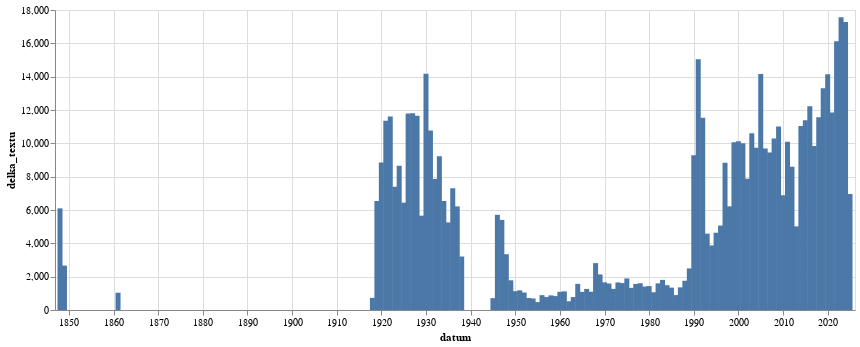

Here is the notebook cell this chart was saved with:
### Code cell
alt.Chart(
    df.filter(pl.col('datum').is_not_null()).sort(by='datum').group_by_dynamic(index_column='datum',every='1y').agg(pl.col('delka_textu').sum() / 1800).to_pandas(),
    width=800
).mark_bar().encode(
    alt.X('datum:T'),alt.Y('delka_textu:Q')
)

### Figure 1 — Vega-Lite specification as saved in the notebook (floating-point values rounded to 4 significant figures)
{"config": {"view": {"continuousWidth": 300, "continuousHeight": 300}}, "data": {"name": "data-029bdfa9cbe8cd1039a4475e02863bb5"}, "mark": {"type": "bar"}, "encoding": {"x": {"field": "datum", "type": "temporal"}, "y": {"field": "delka_textu", "type": "quantitative"}}, "width": 800, "$schema": "https://vega.github.io/schema/vega-lite/v5.8.0.json", "datasets": {"data-029bdfa9cbe8cd1039a4475e02863bb5": [{"datum": "1848-01-01T00:00:00", "delka_textu": 6099.0}, {"datum": "1849-01-01T00:00:00", "delka_textu": 2666.0}, {"datum": "1861-01-01T00:00:00", "delka_textu": 1037.0}, {"datum": "1918-01-01T00:00:00", "delka_textu": 726.9}, {"datum": "1919-01-01T00:00:00", "delka_textu": 6540.0}, {"datum": "1920-01-01T00:00:00", "delka_textu": 8848.0}, {"datum": "1921-01-01T00:00:00", "delka_textu": 11350.0}, {"datum": "1922-01-01T00:00:00", "delka_textu": 11610.0}, {"datum": "1923-01-01T00:00:00", "delka_textu": 7395.0}, {"datum": "1924-01-01T00:00:00", "delka_textu": 8661.0}, {"datum": "1925-01-01T00:00:00", "delka_textu": 6440.0}, {"datum": "1926-01-01T00:00:00", "delka_textu": 11780.0}, {"datum": "1927-01-01T00:00:00", "delka_textu": 11800.0}, {"datum": "1928-01-01T00:00:00", "delka_textu": 11650.0}, {"datum": "1929-01-01T00:00:00", "delka_textu": 5661.0}, {"datum": "1930-01-01T00:00:00", "delka_textu": 14180.0}, {"datum": "1931-01-01T00:00:00", "delka_textu": 10770.0}, {"datum": "1932-01-01T00:00:00", "delka_textu": 7864.0}, {"datum": "1933-01-01T00:00:00", "delka_textu": 9228.0}, {"datum": "1934-01-01T00:00:00", "delka_textu": 6539.0}, {"datum": "1935-01-01T00:00:00", "delka_textu": 5257.0}, {"datum": "1936-01-01T00:00:00", "delka_textu": 7305.0}, {"datum": "1937-01-01T00:00:00", "delka_textu": 6216.0}, {"datum": "1938-01-01T00:00:00", "delka_textu": 3209.0}, {"datum": "1945-01-01T00:00:00", "delka_textu": 709.9}, {"datum": "1946-01-01T00:00:00", "delka_textu": 5712.0}, {"datum": "1947-01-01T00:00:00", "delka_textu": 5406.0}, {"datum": "1948-01-01T00:00:00", "delka_textu": 3347.0}, {"datum": "1949-01-01T00:00:00", "delka_textu": 1783.0}, {"datum": "1950-01-01T00:00:00", "delka_textu": 1129.0}, {"datum": "1951-01-01T00:00:00", "delka_textu": 1180.0}, {"datum": "1952-01-01T00:00:00", "delka_textu": 1050.0}, {"datum": "1953-01-01T00:00:00", "delka_textu": 718.4}, {"datum": "1954-01-01T00:00:00", "delka_textu": 692.0}, {"datum": "1955-01-01T00:00:00", "delka_textu": 473.4}, {"datum": "1956-01-01T00:00:00", "delka_textu": 890.5}, {"datum": "1957-01-01T00:00:00", "delka_textu": 776.0}, {"datum": "1958-01-01T00:00:00", "delka_textu": 879.2}, {"datum": "1959-01-01T00:00:00", "delka_textu": 834.2}, {"datum": "1960-01-01T00:00:00", "delka_textu": 1091.0}, {"datum": "1961-01-01T00:00:00", "delka_textu": 1118.0}, {"datum": "1962-01-01T00:00:00", "delka_textu": 522.5}, {"datum": "1963-01-01T00:00:00", "delka_textu": 775.3}, {"datum": "1964-01-01T00:00:00", "delka_textu": 1570.0}, {"datum": "1965-01-01T00:00:00", "delka_textu": 1087.0}, {"datum": "1966-01-01T00:00:00", "delka_textu": 1264.0}, {"datum": "1967-01-01T00:00:00", "delka_textu": 1098.0}, {"datum": "1968-01-01T00:00:00", "delka_textu": 2811.0}, {"datum": "1969-01-01T00:00:00", "delka_textu": 2135.0}, {"datum": "1970-01-01T00:00:00", "delka_textu": 1658.0}, {"datum": "1971-01-01T00:00:00", "delka_textu": 1588.0}, {"datum": "1972-01-01T00:00:00", "delka_textu": 1267.0}, {"datum": "1973-01-01T00:00:00", "delka_textu": 1655.0}, {"datum": "1974-01-01T00:00:00", "delka_textu": 1616.0}, {"datum": "1975-01-01T00:00:00", "delka_textu": 1894.0}, {"datum": "1976-01-01T00:00:00", "delka_textu": 1328.0}, {"datum": "1977-01-01T00:00:00", "delka_textu": 1565.0}, {"datum": "1978-01-01T00:00:00", "delka_textu": 1604.0}, {"datum": "1979-01-01T00:00:00", "delka_textu": 1407.0}, {"datum": "1980-01-01T00:00:00", "delka_textu": 1437.0}, {"datum": "1981-01-01T00:00:00", "delka_textu": 1066.0}, {"datum": "1982-01-01T00:00:00", "delka_textu": 1598.0}, {"datum": "1983-01-01T00:00:00", "delka_textu": 1808.0}, {"datum": "1984-01-01T00:00:00", "delka_textu": 1489.0}, {"datum": "1985-01-01T00:00:00", "delka_textu": 1342.0}, {"datum": "1986-01-01T00:00:00", "delka_textu": 897.4}, {"datum": "1987-01-01T00:00:00", "delka_textu": 1359.0}, {"datum": "1988-01-01T00:00:00", "delka_textu": 1755.0}, {"datum": "1989-01-01T00:00:00", "delka_textu": 2496.0}, {"datum": "1990-01-01T00:00:00", "delka_textu": 9291.0}, {"datum": "1991-01-01T00:00:00", "delka_textu": 15050.0}, {"datum": "1992-01-01T00:00:00", "delka_textu": 11530.0}, {"datum": "1993-01-01T00:00:00", "delka_textu": 4581.0}, {"datum": "1994-01-01T00:00:00", "delka_textu": 3874.0}, {"datum": "1995-01-01T00:00:00", "delka_textu": 4637.0}, {"datum": "1996-01-01T00:00:00", "delka_textu": 5065.0}, {"datum": "1997-01-01T00:00:00", "delka_textu": 8837.0}, {"datum": "1998-01-01T00:00:00", "delka_textu": 6219.0}, {"datum": "1999-01-01T00:00:00", "delka_textu": 10060.0}, {"datum": "2000-01-01T00:00:00", "delka_textu": 10130.0}, {"datum": "2001-01-01T00:00:00", "delka_textu": 10010.0}, {"datum": "2002-01-01T00:00:00", "delka_textu": 7879.0}, {"datum": "2003-01-01T00:00:00", "delka_textu": 10610.0}, {"datum": "2004-01-01T00:00:00", "delka_textu": 9728.0}, {"datum": "2005-01-01T00:00:00", "delka_textu": 14170.0}, {"datum": "2006-01-01T00:00:00", "delka_textu": 9689.0}, {"datum": "2007-01-01T00:00:00", "delka_textu": 9447.0}, {"datum": "2008-01-01T00:00:00", "delka_textu": 10280.0}, {"datum": "2009-01-01T00:00:00", "delka_textu": 11020.0}, {"datum": "2010-01-01T00:00:00", "delka_textu": 6884.0}, {"datum": "2011-01-01T00:00:00", "delka_textu": 10090.0}, {"datum": "2012-01-01T00:00:00", "delka_textu": 8597.0}, {"datum": "2013-01-01T00:00:00", "delka_textu": 5018.0}, {"datum": "2014-01-01T00:00:00", "delka_textu": 11050.0}, {"datum": "2015-01-01T00:00:00", "delka_textu": 11390.0}, {"datum": "2016-01-01T00:00:00", "delka_textu": 12220.0}, {"datum": "2017-01-01T00:00:00", "delka_textu": 9838.0}, {"datum": "2018-01-01T00:00:00", "delka_textu": 11560.0}, {"datum": "2019-01-01T00:00:00", "delka_textu": 13310.0}, {"datum": "2020-01-01T00:00:00", "delka_textu": 14140.0}, {"datum": "2021-01-01T00:00:00", "delka_textu": 11850.0}, {"datum": "2022-01-01T00:00:00", "delka_textu": 16130.0}, {"datum": "2023-01-01T00:00:00", "delka_textu": 17560.0}, {"datum": "2024-01-01T00:00:00", "delka_textu": 17270.0}, {"datum": "2025-01-01T00:00:00", "delka_textu": 6960.0}]}}
